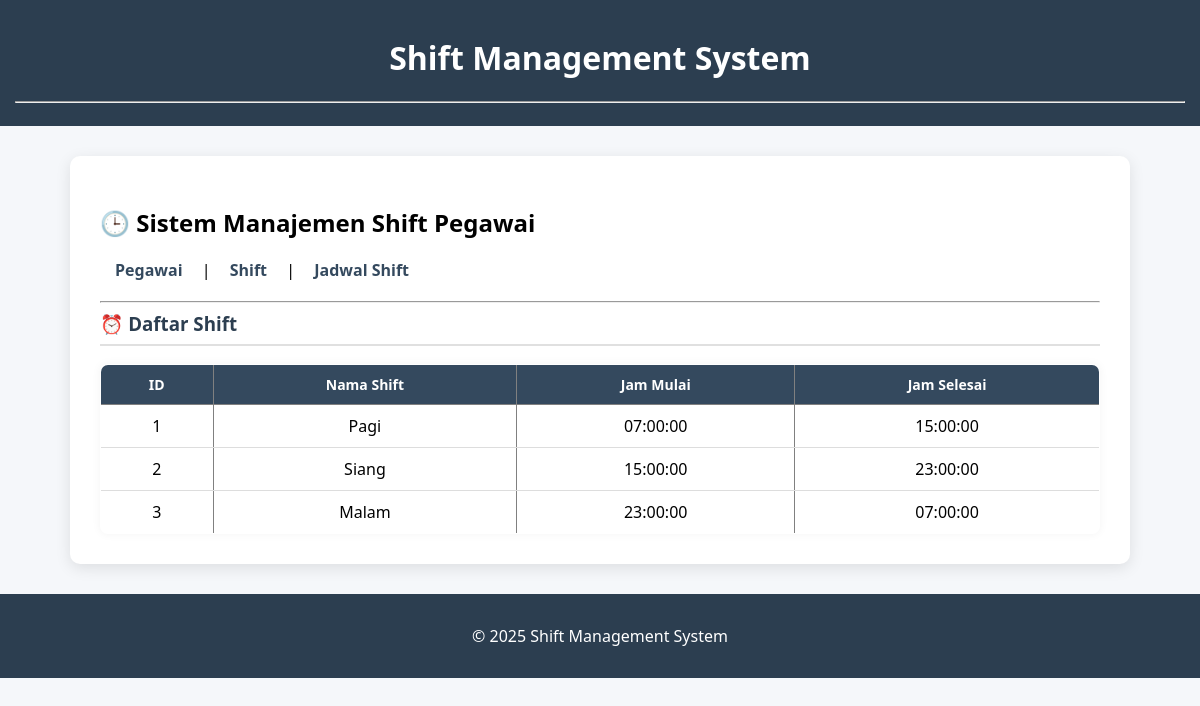
The page /?page=shift on the database its author committed.
### tables this page shows
CREATE TABLE shift (
    id_shift INT AUTO_INCREMENT PRIMARY KEY,
    nama_shift VARCHAR(50) NOT NULL,
    jam_mulai TIME NOT NULL,
    jam_selesai TIME NOT NULL
);

### config/db.php (called while the page is built, shortened)
<?php
class Database {
    private $host = "localhost";
    private $username = "root";
    private $password = "";
    private $dbname = "db_pegawai";
    public function __construct() {
        try {
            $this->conn = new PDO(
                "mysql:host=$this->host;dbname=$this->dbname",
                $this->username,
                $this->password
            );
        } catch (PDOException $e) {
            echo "Connection failed: " . $e->getMessage();
        }
    }
}
?>

### class/Shift.php (called while the page is built)
<?php
require_once 'config/db.php';
class Shift {
    private $db;
    public function __construct() {
        $this->db = (new Database())->conn;
    }
    public function getAllShift() {
        $stmt = $this->db->query("SELECT * FROM shift");
        return $stmt->fetchAll(PDO::FETCH_ASSOC);
    }
}
?>

### view/shift.php (the view)
<?php
$dataShift = $shift->getAllShift();
?>
<h3>⏰ Daftar Shift</h3>
<table border="1" cellpadding="6" cellspacing="0">
    <tr>
        <th>ID</th>
        <th>Nama Shift</th>
        <th>Jam Mulai</th>
        <th>Jam Selesai</th>
    </tr>
    <?php foreach ($dataShift as $s): ?>
    <tr>
        <td><?= $s['id_shift']; ?></td>
        <td><?= htmlspecialchars($s['nama_shift']); ?></td>
        <td><?= $s['jam_mulai']; ?></td>
        <td><?= $s['jam_selesai']; ?></td>
    </tr>
    <?php endforeach; ?>
</table>

### style.css (style rules this page uses)
body { font-family: 'Segoe UI', Tahoma, sans-serif; background-color: #f5f7fa; margin: 0; padding: 0; }
h3 { display: flex; align-items: center; gap: 8px; color: #2c3e50; margin-top: 0; border-bottom: 2px solid #e0e0e0; padding-bottom: 8px; }
table { width: 100%; border-collapse: collapse; margin-top: 15px; border-radius: 8px; overflow: hidden; box-shadow: 0 0 10px rgba(0,0,0,0.05); }
th { background-color: #34495e; color: white; padding: 10px; font-size: 14px; }
td { border-bottom: 1px solid #ddd; padding: 10px; text-align: center; }

### rows shown on the page
shift: id_shift "1", nama_shift "Pagi", jam_mulai "07:00:00", jam_selesai "15:00:00"
shift: id_shift "2", nama_shift "Siang", jam_mulai "15:00:00", jam_selesai "23:00:00"
shift: id_shift "3", nama_shift "Malam", jam_mulai "23:00:00", jam_selesai "07:00:00"
